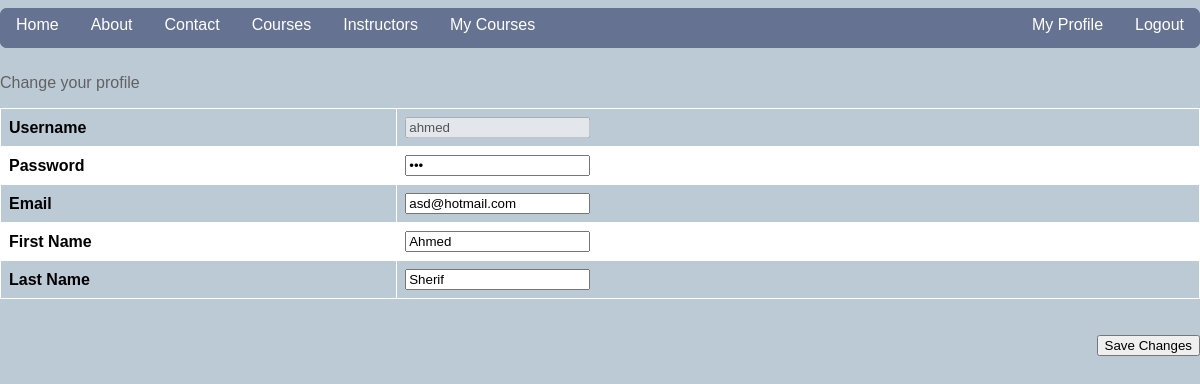
The page /my_profile.php (signed in) on the database its author committed.
### tables this page shows
CREATE TABLE `users` (
  `Username` varchar(30) NOT NULL,
  `Email` varchar(40) NOT NULL,
  `Password` varchar(30) NOT NULL,
  `Fname` varchar(20) NOT NULL,
  `Lname` varchar(20) NOT NULL,
  `Age` int(3) NOT NULL,
  `Gender` varchar(7) NOT NULL
);

### my_profile.php (the view, shortened to what this page needs)
<?php
$email = "";
$password = "";
$fname = "";
$lname = "";
$username = "";
if (isset($_SESSION['loggedin']) && isset($_SESSION['username'])) {
    $hostname = "localhost";
    $user = "root";
    $pass = "";
    $dbname = "learnonline";
    $dbc = mysqli_connect($hostname, $user, $pass, $dbname) or die('could not connect to database');
    mysqli_set_charset($dbc, "utf8");
    $username = $_SESSION['username'];
    $query = "SELECT * from users where Username = '$username'";
    $sql = mysqli_query($dbc, $query);
    $result = mysqli_fetch_row($sql);
    $email = $result[1];
    $password = $result[2];
    $fname = $result[3];
    $lname = $result[4];
}
?>
<!DOCTYPE html>
<html lang="en">
<head>
    <link rel="stylesheet" href="styles.css">
</head>
<body>
<nav class="bar">
        <a href="HomePage.php" class="button bar-item">Home</a>
        <a href="about.php" class="button bar-item">About</a>
        <a href="contact.php" class="button bar-item">Contact</a>
        <a href="courses.php" class="button bar-item">Courses</a>
        <a href="instructors.php" class="button bar-item">Instructors</a>
        <?php
        if (isset($_SESSION['loggedin'])) {
            echo '<a href="my_courses.php" class="button bar-item">My Courses</a>';
            echo '<a href="logout.php" class="button bar-item-right">Logout</a>';
            echo '<a href="my_profile.php" class="button bar-item-right">My Profile</a>';
        } else {
            echo '<a href="Login.php" class="button bar-item-right">LOG IN</a>
            <a href="register.php" class="button bar-item-right">SIGN UP</a>';
        }
        ?>
    </nav>
    <br>
    <p>Change your profile</p>
    <form action='server.php' method="post">
        <div class="flex-center">
            <table>
                <tr>
                    <td><b>Username</b></td>
                    <?php
                    echo "<td> <input type='text' name='profile_username' value=$username disabled></td>";
                    ?>
                </tr>
                <tr>
                    <td><b>Password</b></td>
                    <?php
                    echo "<td> <input type='password' name='profile_password' value=$password></td>";
                    ?>
                </tr>
                <tr>
                    <td><b>Email</b></td>
                    <?php
                    echo "<td> <input type='email' name='profile_email' value=$email></td>";
                    ?>
                </tr>
                <tr>
                    <td><b>First Name</b></td>
                    <?php
                    echo "<td> <input type='text' name='profile_fname' value=$fname></td>";
                    ?>
                </tr>
                <tr>
                    <td><b>Last Name</b></td>
                    <?php
                    echo "<td> <input type='text' name='profile_lname' value=$lname></td>";
                    ?>
                </tr>
            </table>
        </div>
        <br><br>
        <input type="submit" value="Save Changes" style="float:right;" name='change_profile'>
    </form>
</body>
</html>

### styles.css (style rules this page uses)
html { background-color: #bccad6; -webkit-background-size: cover; -moz-background-size: cover; -o-background-size: cover; background-size: cover; height: 100%; padding: 0px; margin: 0px; }
body { height: 100%; padding: 0px; margin: 0px; }
* { font-family: 'Trebuchet MS', sans-serif; }
.bar { color: white; background-color: #667292; width: 100%; height: 40px; overflow: hidden; border-radius: 7px; margin: 8px 0px; }
.bar-item { padding: 8px 16px; float: left; width: auto; height: 100%; vertical-align: middle; }
.button { background-color: inherit; color: inherit; text-decoration: none; }
.bar-item-right { padding: 8px 16px; float: right; width: auto; height: 100%; vertical-align: middle; }
.flex-center { display: flex; justify-content: center; flex-wrap: wrap; }
table { border-collapse: collapse; width: 100%; }
td, th { border: 1px solid white; text-align: left; padding: 8px; }
tr:nth-child(even) { background-color: white; }
p { margin-top: 0; color: #616161; font-family: 'Trebuchet MS', sans-serif; }

### rows shown on the page
users: profile_email "asd@hotmail.com", profile_fname "Ahmed", profile_lname "Sherif"
